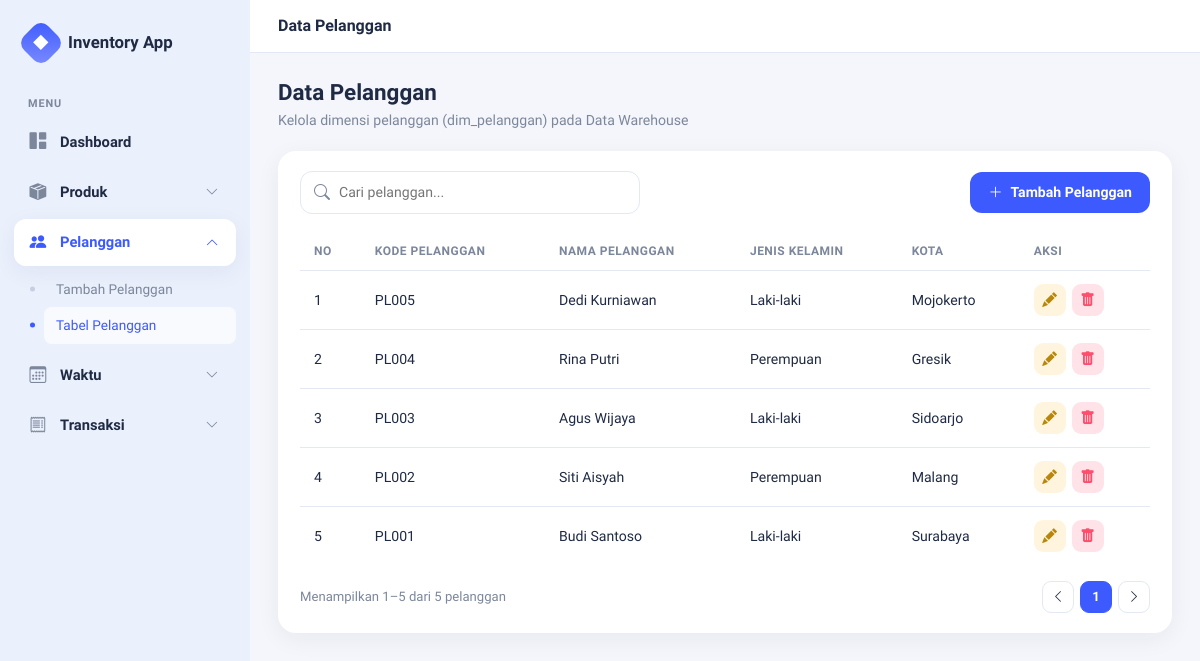
Page /pelanggan/index.php on the committed database.
### tables this page shows
CREATE TABLE `dim_pelanggan` (
  `id_pelanggan` int NOT NULL,
  `kode_pelanggan` varchar(20) DEFAULT NULL,
  `nama_pelanggan` varchar(100) DEFAULT NULL,
  `jenis_kelamin` enum('L','P') DEFAULT NULL,
  `kota` varchar(50) DEFAULT NULL
);

### pelanggan/index.php (the view, shortened to what this page needs)
<?php
include '../config/koneksi.php';
$per_page = 5;
$page = isset($_GET['page']) ? max(1, (int)$_GET['page']) : 1;
$offset = ($page - 1) * $per_page;
$total_rows = mysqli_fetch_assoc(mysqli_query($conn, "SELECT COUNT(*) n FROM dim_pelanggan"))['n'];
$total_pages = max(1, ceil($total_rows / $per_page));
$query = mysqli_query($conn, "
    SELECT * FROM dim_pelanggan
    ORDER BY id_pelanggan DESC
    LIMIT $per_page OFFSET $offset
");
$base = '../';
$page_title = 'Data Pelanggan';
$active_menu = 'pelanggan';
$active_sub  = 'tabel';
include '../includes/header.php';
?>
<div class="page-heading">
    <div>
        <h2>Data Pelanggan</h2>
        <p>Kelola dimensi pelanggan (dim_pelanggan) pada Data Warehouse</p>
    </div>
</div>
<div class="surface-card">
    <div class="toolbar">
        <div class="search-box">
            <i class="bi bi-search"></i>
            <input type="text" placeholder="Cari pelanggan..." data-search-input="tabelPelanggan">
        </div>
        <a href="tambah.php" class="btn-app-primary">
            <i class="bi bi-plus-lg"></i> Tambah Pelanggan
        </a>
    </div>
    <div class="table-responsive">
        <table class="table-app" id="tabelPelanggan">
            <thead>
                <tr>
                    <th>No</th>
                    <th>Kode Pelanggan</th>
                    <th>Nama Pelanggan</th>
                    <th>Jenis Kelamin</th>
                    <th>Kota</th>
                    <th>Aksi</th>
                </tr>
            </thead>
            <tbody>
            <?php $no = $offset + 1; while($data = mysqli_fetch_assoc($query)): ?>
                <tr data-row>
                    <td><?= $no++ ?></td>
                    <td><?= htmlspecialchars($data['kode_pelanggan']) ?></td>
                    <td><?= htmlspecialchars($data['nama_pelanggan']) ?></td>
                    <td><?= $data['jenis_kelamin']==='L' ? 'Laki-laki' : 'Perempuan' ?></td>
                    <td><?= htmlspecialchars($data['kota']) ?></td>
                    <td>
                        <div class="row-actions">
                            <a href="edit.php?id=<?= $data['id_pelanggan'] ?>" class="action-btn edit" title="Edit">
                                <i class="bi bi-pencil-fill"></i>
                            </a>
                            <a href="hapus.php?id=<?= $data['id_pelanggan'] ?>" class="action-btn delete" title="Hapus"
                               onclick="return confirm('Yakin ingin menghapus pelanggan ini?')">
                                <i class="bi bi-trash-fill"></i>
                            </a>
                        </div>
                    </td>
                </tr>
            <?php endwhile; ?>
            </tbody>
        </table>
    </div>
    <?php if($total_rows > 0): ?>
    <div class="pagination-app">
        <div class="info">Menampilkan <?= $offset+1 ?>–<?= min($offset+$per_page,$total_rows) ?> dari <?= $total_rows ?> pelanggan</div>
        <div class="pages">
            <a href="?page=<?= max(1,$page-1) ?>"><i class="bi bi-chevron-left"></i></a>
            <?php for($i=1; $i<=$total_pages; $i++): ?>
                <a href="?page=<?= $i ?>" class="<?= $i===$page?'active':'' ?>"><?= $i ?></a>
            <?php endfor; ?>
            <a href="?page=<?= min($total_pages,$page+1) ?>"><i class="bi bi-chevron-right"></i></a>
        </div>
    </div>
    <?php endif; ?>
</div>
<?php include '../includes/footer.php'; ?>

### includes/header.php (shortened to what this page needs)
<?php
function dwActive($menu, $target){ return $menu === $target ? ' active' : ''; }
function dwOpen($menu, $target){ return $menu === $target ? ' open' : ''; }
?>
<!DOCTYPE html>
<html lang="id">
<head>
<link href="https://cdn.jsdelivr.net/npm/bootstrap@5.3.3/dist/css/bootstrap.min.css" rel="stylesheet">
<link rel="stylesheet" href="https://cdn.jsdelivr.net/npm/bootstrap-icons@1.11.3/font/bootstrap-icons.css">
<link rel="stylesheet" href="<?= $base ?>assets/css/style.css">
</head>
<body>
<div class="app-shell">
    <aside class="sidebar" id="sidebar">
        <div class="sidebar-brand">
            <span class="brand-icon"><span>◆</span></span>
            Inventory App
        </div>
        <div class="sidebar-section-label">Menu</div>
        <div class="nav-group">
            <a class="nav-top-link no-children<?= dwActive($active_menu,'dashboard') ?>"
               href="<?= $base ?>index.php">
                <i class="bi bi-grid-1x2-fill"></i> Dashboard
            </a>
        </div>
        <div class="nav-group<?= dwOpen($active_menu,'produk') ?>">
            <a class="nav-top-link<?= dwActive($active_menu,'produk') ?>" data-toggle-submenu>
                <i class="bi bi-box-seam-fill"></i> Produk
                <i class="bi bi-chevron-down chev"></i>
            </a>
        </div>
        <div class="nav-group<?= dwOpen($active_menu,'pelanggan') ?>">
            <a class="nav-top-link<?= dwActive($active_menu,'pelanggan') ?>" data-toggle-submenu>
                <i class="bi bi-people-fill"></i> Pelanggan
                <i class="bi bi-chevron-down chev"></i>
            </a>
            <ul class="submenu">
                <li><a href="<?= $base ?>pelanggan/tambah.php" class="<?= ($active_menu=='pelanggan'&&$active_sub=='tambah')?'active':'' ?>">Tambah Pelanggan</a></li>
                <li><a href="<?= $base ?>pelanggan/index.php" class="<?= ($active_menu=='pelanggan'&&$active_sub=='tabel')?'active':'' ?>">Tabel Pelanggan</a></li>
            </ul>
        </div>
        <div class="nav-group<?= dwOpen($active_menu,'waktu') ?>">
            <a class="nav-top-link<?= dwActive($active_menu,'waktu') ?>" data-toggle-submenu>
                <i class="bi bi-calendar3"></i> Waktu
                <i class="bi bi-chevron-down chev"></i>
            </a>
        </div>
        <div class="nav-group<?= dwOpen($active_menu,'transaksi') ?>">
            <a class="nav-top-link<?= dwActive($active_menu,'transaksi') ?>" data-toggle-submenu>
                <i class="bi bi-receipt"></i> Transaksi
                <i class="bi bi-chevron-down chev"></i>
            </a>
        </div>
    </aside>
    <div class="main-col">
        <header class="topbar">
            <div class="topbar-title"><?= htmlspecialchars($page_title) ?></div>
        </header>
        <main class="content">

### includes/footer.php (shortened to what this page needs)
        </main>
    </div>
</div>
</body>
</html>

### rows in the picture
dim_pelanggan: kode_pelanggan "PL005", nama_pelanggan "Dedi Kurniawan", jenis_kelamin "Laki-laki", kota "Mojokerto"
dim_pelanggan: kode_pelanggan "PL004", nama_pelanggan "Rina Putri", jenis_kelamin "Perempuan", kota "Gresik"
dim_pelanggan: kode_pelanggan "PL003", nama_pelanggan "Agus Wijaya", jenis_kelamin "Laki-laki", kota "Sidoarjo"
dim_pelanggan: kode_pelanggan "PL002", nama_pelanggan "Siti Aisyah", jenis_kelamin "Perempuan", kota "Malang"
dim_pelanggan: kode_pelanggan "PL001", nama_pelanggan "Budi Santoso", jenis_kelamin "Laki-laki", kota "Surabaya"

### other values in the picture
$page_title "Data Pelanggan"
$offset+1 "1"
min($offset+$per_page,$total_rows) "5"
$total_rows "5"
